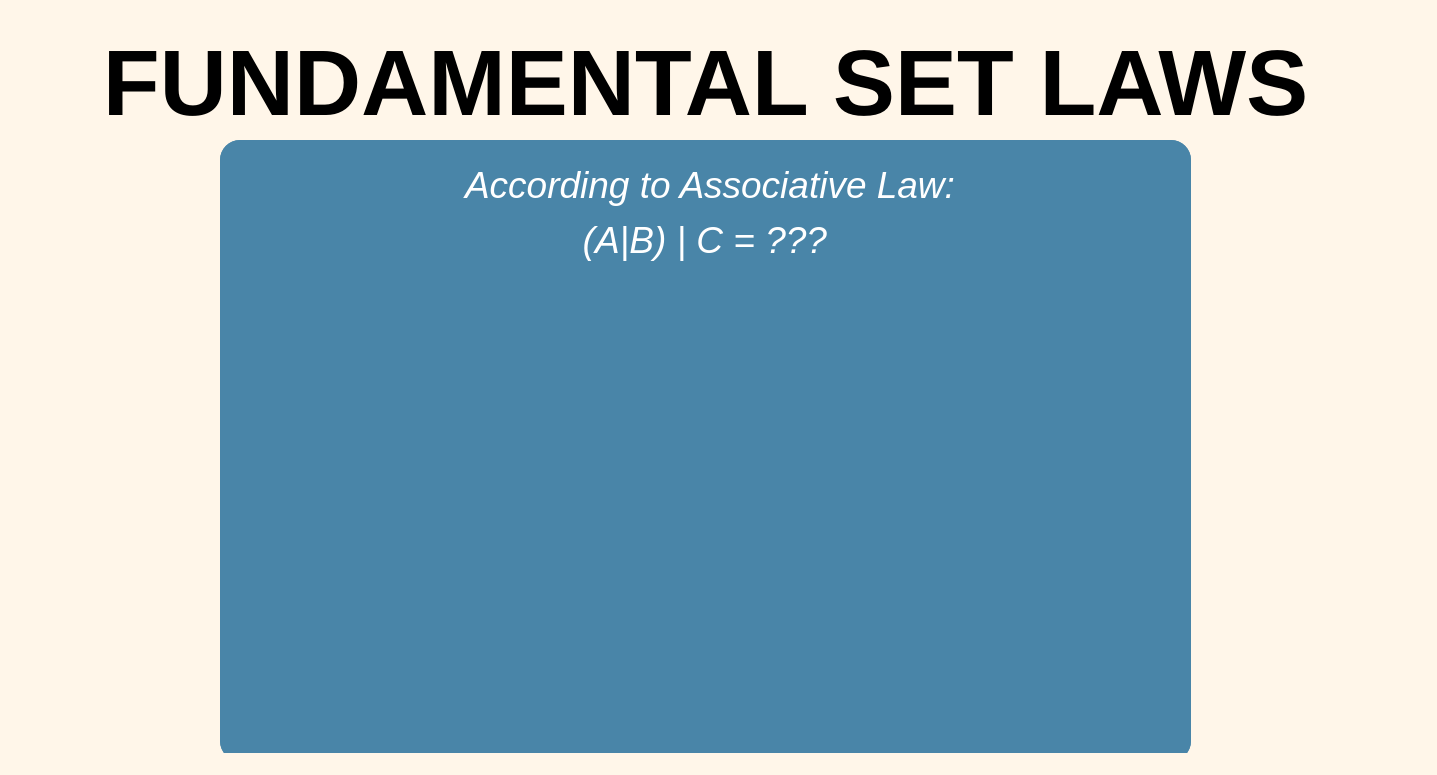
<?xml version="1.0" encoding="UTF-8"?>
<ui version="4.0">
 <class>MainWindow</class>
 <widget class="QMainWindow" name="MainWindow">
  <property name="geometry">
   <rect>
    <x>0</x>
    <y>0</y>
    <width>1437</width>
    <height>775</height>
   </rect>
  </property>
  <property name="windowTitle">
   <string>MainWindow</string>
  </property>
  <property name="autoFillBackground">
   <bool>false</bool>
  </property>
  <property name="styleSheet">
   <string notr="true">QWidget{
	background-color: rgb(255, 246, 233);
	font-family: &quot;Verdana&quot;;
}

QPushButton{
	background-color: rgb(73,133,168);
	border-radius: 20%;
	color: white;
	font-size: 16pt;
}

QPushButton:hover{
	background-color: rgb(93,153,168);
	border: 2px solid rgb(53, 54, 90);
}
       
</string>
  </property>
  <widget class="QWidget" name="centralwidget">
   <property name="styleSheet">
    <string notr="true"/>
   </property>
   <widget class="QPushButton" name="next_button">
    <property name="geometry">
     <rect>
      <x>1230</x>
      <y>790</y>
      <width>111</width>
      <height>51</height>
     </rect>
    </property>
    <property name="styleSheet">
     <string notr="true"/>
    </property>
    <property name="text">
     <string>Next</string>
    </property>
   </widget>
   <widget class="QPushButton" name="main_menu_button">
    <property name="geometry">
     <rect>
      <x>60</x>
      <y>790</y>
      <width>131</width>
      <height>51</height>
     </rect>
    </property>
    <property name="styleSheet">
     <string notr="true"/>
    </property>
    <property name="text">
     <string>Main Menu</string>
    </property>
   </widget>
   <widget class="QLabel" name="header">
    <property name="geometry">
     <rect>
      <x>40</x>
      <y>30</y>
      <width>1331</width>
      <height>101</height>
     </rect>
    </property>
    <property name="styleSheet">
     <string notr="true">#header{
	font-weight: bold;
	font-size: 70pt;
	text-align: center;
	color: black;
}</string>
    </property>
    <property name="text">
     <string>&lt;html&gt;&lt;head/&gt;&lt;body&gt;&lt;p align=&quot;center&quot;&gt;FUNDAMENTAL SET LAWS&lt;/p&gt;&lt;/body&gt;&lt;/html&gt;</string>
    </property>
   </widget>
   <widget class="QFrame" name="questionFrame">
    <property name="geometry">
     <rect>
      <x>220</x>
      <y>140</y>
      <width>971</width>
      <height>621</height>
     </rect>
    </property>
    <property name="styleSheet">
     <string notr="true">QFrame{border:none;
background-color: rgb(73,133,168);
border-radius: 20%;}

QFrame::hover{
	background-color: white;
}</string>
    </property>
    <property name="frameShape">
     <enum>QFrame::StyledPanel</enum>
    </property>
    <property name="frameShadow">
     <enum>QFrame::Raised</enum>
    </property>
    <widget class="QLabel" name="Question_label">
     <property name="geometry">
      <rect>
       <x>0</x>
       <y>0</y>
       <width>971</width>
       <height>621</height>
      </rect>
     </property>
     <property name="styleSheet">
      <string notr="true">#Question_label{
	font-style: italic;
	font-size: 28pt;
	color: white;
	border-radius: 20%;
	padding-top: 15%;
}

#Question_label::hover{
	background-color:transparent;
	color: black;
}</string>
     </property>
     <property name="text">
      <string>&lt;html&gt;&lt;head/&gt;&lt;body&gt;&lt;p align=&quot;center&quot;&gt;According to Associative Law:&lt;/p&gt;&lt;p align=&quot;center&quot;&gt;(A|B) | C = ??? &lt;/p&gt;&lt;/body&gt;&lt;/html&gt;</string>
     </property>
     <property name="textFormat">
      <enum>Qt::RichText</enum>
     </property>
     <property name="scaledContents">
      <bool>true</bool>
     </property>
     <property name="alignment">
      <set>Qt::AlignLeading|Qt::AlignLeft|Qt::AlignTop</set>
     </property>
     <property name="margin">
      <number>0</number>
     </property>
    </widget>
    <widget class="QLabel" name="Answer_label">
     <property name="geometry">
      <rect>
       <x>20</x>
       <y>130</y>
       <width>901</width>
       <height>61</height>
      </rect>
     </property>
     <property name="styleSheet">
      <string notr="true">#Answer_label{
	background-color: white;
	border-radius: 20%;
	font-family: &quot;Calibri&quot;;
	font-weight: 900;
	font-size:32pt; 
}</string>
     </property>
     <property name="text">
      <string>&lt;html&gt;&lt;head/&gt;&lt;body&gt;&lt;p align=&quot;center&quot;&gt;A | (B|C)&lt;/p&gt;&lt;/body&gt;&lt;/html&gt;</string>
     </property>
     <property name="textFormat">
      <enum>Qt::RichText</enum>
     </property>
     <property name="scaledContents">
      <bool>true</bool>
     </property>
     <property name="alignment">
      <set>Qt::AlignLeading|Qt::AlignLeft|Qt::AlignTop</set>
     </property>
     <property name="margin">
      <number>2</number>
     </property>
    </widget>
    <widget class="QLabel" name="Image_label">
     <property name="geometry">
      <rect>
       <x>20</x>
       <y>220</y>
       <width>901</width>
       <height>391</height>
      </rect>
     </property>
     <property name="styleSheet">
      <string notr="true"/>
     </property>
     <property name="text">
      <string/>
     </property>
     <property name="pixmap">
      <pixmap>AssociativeLaw.png</pixmap>
     </property>
     <property name="scaledContents">
      <bool>true</bool>
     </property>
    </widget>
    <zorder>Answer_label</zorder>
    <zorder>Image_label</zorder>
    <zorder>Question_label</zorder>
   </widget>
   <zorder>next_button</zorder>
   <zorder>header</zorder>
   <zorder>main_menu_button</zorder>
   <zorder>questionFrame</zorder>
  </widget>
  <widget class="QStatusBar" name="statusbar"/>
 </widget>
 <resources/>
 <connections/>
</ui>
